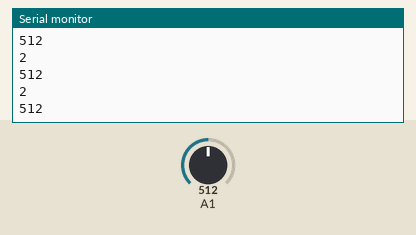
Recording of a sketch running on a simulated Arduino Uno, built with avr-gcc and run on an emulated ATmega328P. On the bench: the last lines printed to the serial monitor. The test bench sets the inputs (shaded band); at power-on: A1 = 512.

Above: at 1.2 s.
1.3 s: A1 set to 716
At 2.1 s:
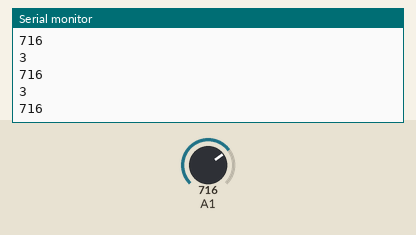
2.8 s: A1 set to 900
At 3.3 s:
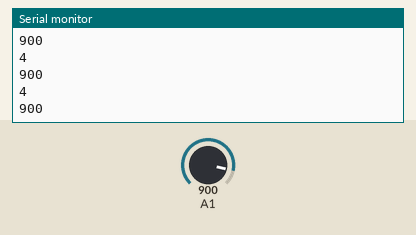
Timing chart, 0 to 5.8 s (numbered marks = the images above; inputs shaded):
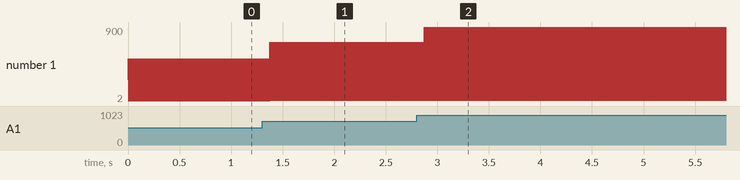

Measured:
- after the input at 1.3 s, the serial monitor: prints a new line after 0.07 s (image 1)
- after the input at 2.8 s, the serial monitor: prints a new line after 0.07 s (image 2)
- plotted number 1: 512 → 716 after the input at 1.3 s, 716 → 4 after the input at 2.8 s

The sketch:

ex2.ino
```cpp
void setup(){
	Serial.begin(9600);
}
void loop(){
	int potencia = analogRead(15);
	Serial.println(potencia);
	Serial.println(potencia*5/1024);
}
```
